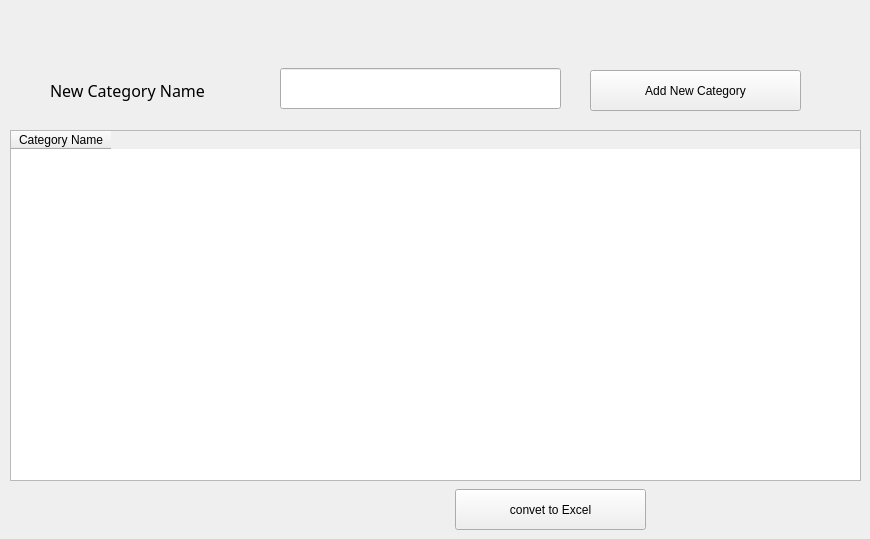
      <widget class="QWidget" name="widget">
       <attribute name="title">
        <string>Categories</string>
       </attribute>
       <widget class="QTableWidget" name="tableWidget_2">
        <property name="geometry">
         <rect>
          <x>10</x>
          <y>130</y>
          <width>851</width>
          <height>351</height>
         </rect>
        </property>
        <column>
         <property name="text">
          <string>Category Name</string>
         </property>
        </column>
       </widget>
       <widget class="QLabel" name="label_34">
        <property name="geometry">
         <rect>
          <x>50</x>
          <y>70</y>
          <width>221</width>
          <height>41</height>
         </rect>
        </property>
        <property name="font">
         <font>
          <family>Sans Serif</family>
          <pointsize>12</pointsize>
         </font>
        </property>
        <property name="text">
         <string>New Category Name</string>
        </property>
       </widget>
       <widget class="QLineEdit" name="lineEdit_29">
        <property name="geometry">
         <rect>
          <x>280</x>
          <y>68</y>
          <width>281</width>
          <height>41</height>
         </rect>
        </property>
       </widget>
       <widget class="QPushButton" name="pushButton_17">
        <property name="geometry">
         <rect>
          <x>590</x>
          <y>70</y>
          <width>211</width>
          <height>41</height>
         </rect>
        </property>
        <property name="text">
         <string>Add New Category</string>
        </property>
       </widget>
       <widget class="QPushButton" name="pushButton_15">
        <property name="geometry">
         <rect>
          <x>455</x>
          <y>489</y>
          <width>191</width>
          <height>41</height>
         </rect>
        </property>
        <property name="text">
         <string>convet to Excel</string>
        </property>
       </widget>
      </widget>
